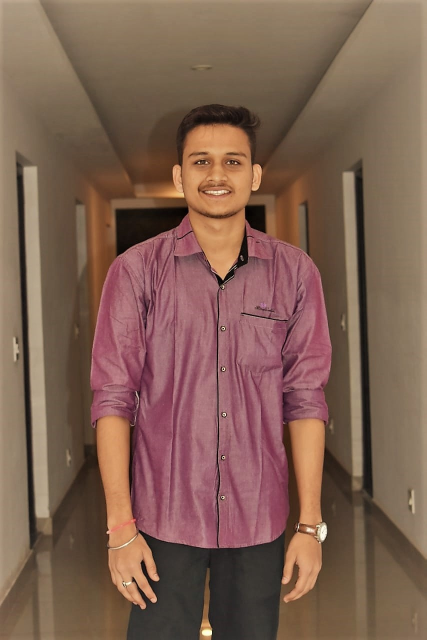
#> input picture me.jpeg, 853 x 1280 px (shown at 1/2 size)
$ python Image_Preprocessing.py
#> lines starting #> are read from the running program, lines starting #| are printed output that depends on the picture
import cv2
import numpy as np

img = cv2.imread('me.jpeg')
#> img is the input picture: shape (1280, 853, 3); mean B, G, R 81.5, 95.9, 126.5
img = cv2.cvtColor(img,cv2.COLOR_BGR2GRAY)
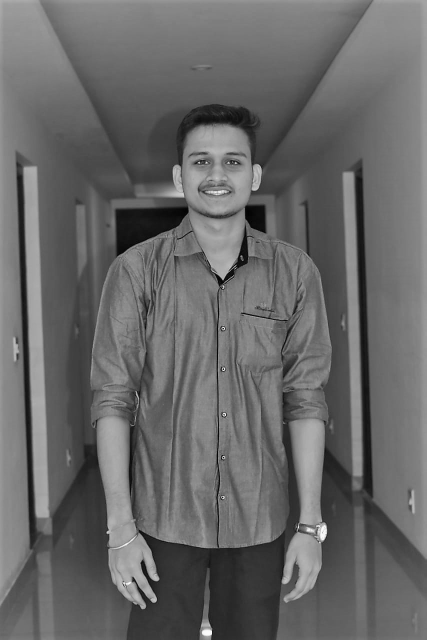
#> img: shape (1280, 853) (shown at 1/2 size); min 0, max 254, mean 103.4
img2 = cv2.blur(img,(5,5))

#_,img = cv2.threshold(img,50,58,cv2.THRESH_BINARY)
# img2.erode(img,np.ones((5,5)),iterations=3)

img = img[180:450,330:550] # [ yvalue : yvalue , xvalue : xvalue]
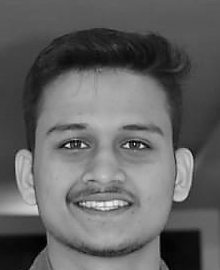
#> img: shape (270, 220); min 1, max 244, mean 99.1
while True:
    cv2.imshow('window',img)
    cv2.imshow('window1',img2)

    if cv2.waitKey(0)==27:
#> (key Esc is pressed here)
        cv2.destroyAllWindows()
        break

$ run again, with Maa3.png saved as me.jpeg
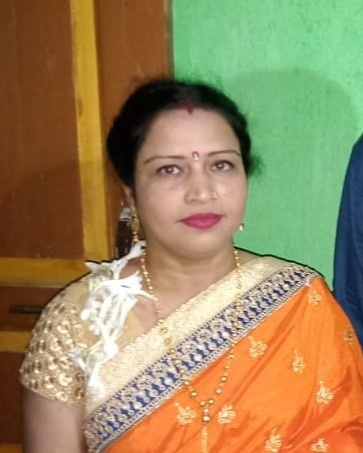
#> input picture Maa3.png, 363 x 453 px
#> img is the input picture: shape (453, 363, 3); mean B, G, R 92, 134.4, 154.5
#> `img2 = cv2.blur(img,(5,5))`:
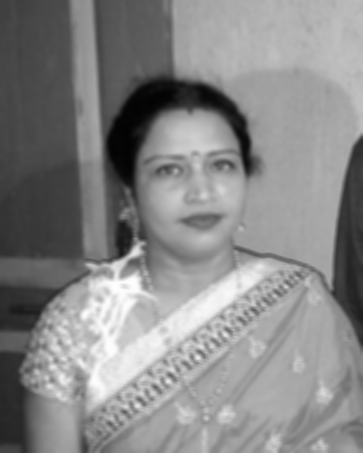
#> img2: shape (453, 363); min 2, max 254, mean 135.6
#> `img = img[180:450,330:550]`:
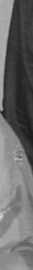
#> img: shape (270, 33); min 24, max 213, mean 104.9
